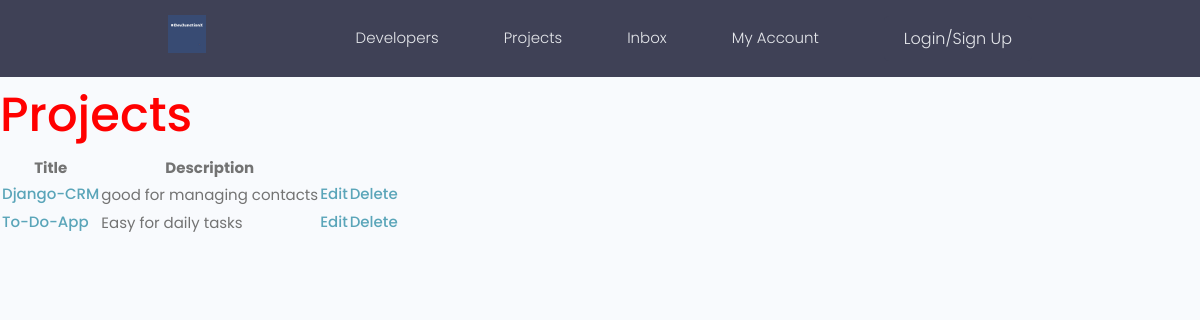
The app's page /, older data.
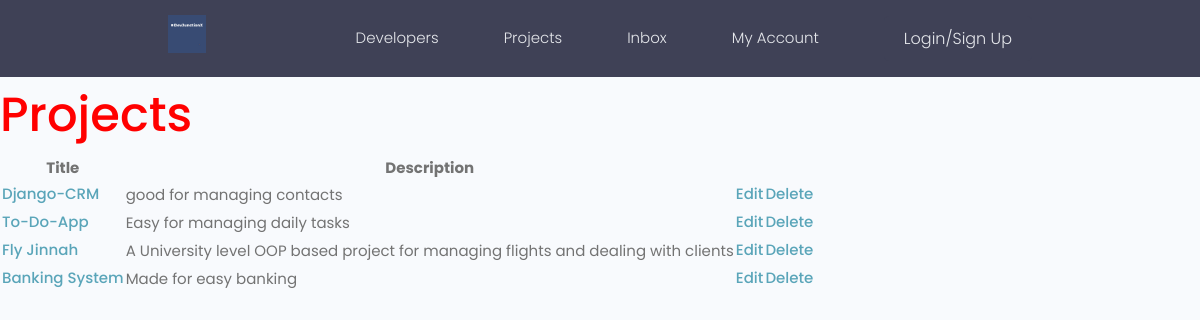
The same page, newer data.
### projects/models.py (models this page shows, shortened)
class Project(models.Model):
    title = models.CharField(max_length=100)
    description = models.TextField(null=True, blank=True)
    featured_image = models.ImageField(null=True, blank=True, default= 'default.jpg')
    demo_link = models.CharField(max_length=1000, null=True, blank=True)
    source_code = models.CharField(max_length=1000, null=True, blank=True)
    vote_total = models.IntegerField(default=0)
    vote_ratio = models.IntegerField(default=0)
    tags = models.ManyToManyField('Tag', null=True, blank=True)  # Stringfy the model if it is defined below
    created = models.DateTimeField(auto_now_add=True)
    id = models.UUIDField(default=uuid.uuid4, unique=True, primary_key=True, editable=False)

### projects/views.py (the view)
# urls.py: path('', include('projects.urls'))
def projects(request):
    projects = Project.objects.all()         # All projects
    context = {'projects' : projects}
    return render( request, 'projects/projects.html', context)

### projects/templates/projects/projects.html
{% extends "main.html" %}
{% block content %}
<h1> Projects</h1>
<table>
<thead>
    <tr>
        <th>Title</th>
        <th>Description</th>
        <th></th>
    </tr>
</thead>
<tbody>
    {% for project in projects %}
    <tr>
        <td><a href="{% url 'project' project.id %}">{{ project.title }} {% if project.topRated %} <strong>Top Rated</strong> {% endif %}</a></td>
        <td>{{ project.description }}</td>
        <td><a href="{% url 'update-Project' project.id %}">Edit</a></td>
        <td><a href="{% url 'delete-Project' project.id %}">Delete</a></td>
    </tr>
    {% endfor %}
</tbody>
</table>
{% endblock content%}

### templates/main.html (shortened to what this page needs)
<!DOCTYPE html>
{% load static %}
<html lang="en">
<head>
    <link rel="stylesheet" type="text/css" media="screen" href='{% static "styles/main.css" %}'>
    <link rel="stylesheet" href="{% static 'styles/app.css' %}" />
    <link rel="stylesheet" href="https://cdn.iconmonstr.com/1.3.0/css/iconmonstr-iconic-font.min.css" />
  <link rel="stylesheet" href= "{% static 'uikit/styles/uikit.css' %}" />
</head>
<body>
    {% include 'projects/navbar.html' %}
    {% block content %}
    {% endblock %}
</body>
</html>

### projects/templates/projects/navbar.html (shortened to what this page needs)
<header class="header">
    <div class="container container--narrow">
      <a href="/" class="header__logo">
        <img src="images/logo.jpg" alt="DevJunctionX" />
      </a>
      <nav class="header__nav">
        <ul class="header__menu">
          <li class="header__menuItem"><a href="index.html">Developers</a></li>
          <li class="header__menuItem"><a href="projects.html">Projects</a></li>
          <li class="header__menuItem"><a href="inbox.html">Inbox</a></li>
          <li class="header__menuItem"><a href="account.html">My Account</a></li>
          <li class="header__menuItem"><a href="login.html" class="btn btn--sub">Login/Sign Up</a></li>
        </ul>
      </nav>
    </div>
  </header>

### static/styles/main.css (style rules this page uses)
body { background-color: white; }
h1 { color: red; }

### static/styles/app.css (style rules this page uses)
:root { --color-sub: #2d2d39; }
.btn--sub { background-color: var(--color-sub-light); }
img { width: 100%; }
.header { position: sticky; z-index: 111; background-color: var(--color-sub); padding: 1.5rem 0; }
.header > .container { display: flex; justify-content: space-between; align-items: center; }
.header__logo > img { height: 3.8rem; }
.header__nav > ul { display: inline-flex; align-items: center; list-style: none; gap: 6.5rem; }
.header__menuItem > a { color: var(--color-light); font-weight: 300; }

### static/uikit/styles/modules/_variables.css (style rules this page uses)
:root { --color-main: #5aa5b9; --color-main-light: #e6faff; --color-sub: #3f4156; --color-sub-light: #51546e; --color-sub-lighter: #ededfd; --color-text: #737373; --color-gray: #8b8b8b; --color-light: #e5e7eb; --color-light-gray: #767676; --color-bg: #f8fafd; --color-white: #fffefd; --color-white-light: #f3f3f3; --color-success: #359e64; --color-success-bg: #def8e8; --color-error: #fc4b0b; --color-error-bg: #fff2ee; --font-base: 'Poppins', arial, helvetica, 'Segoe UI', roboto, ubuntu, sans-serif; --font-monospace: 'Fira Code', 'Courier New', courier, monospace; --font-regular: 300; --font-medium: 500; --font-bold: 700; --generic-shadow: 1px 1px 5px #00000010; --generic-transition: all 0.3s ease-in-out; }

### static/uikit/styles/modules/_base.css (style rules this page uses)
* { margin: 0; padding: 0; box-sizing: border-box; text-rendering: optimizeLegibility; color: inherit; font-size: inherit; }
html { font-size: 50%; }
@media only screen and (min-width: 480px) { html { font-size: 56.25%; } }
@media only screen and (min-width: 1200px) { html { font-size: 62.5%; } }
body { line-height: 1.6; font-weight: 400; font-size: 1.5rem; color: var(--color-text); background-color: var(--color-bg); min-height: 100vh; }

### static/uikit/styles/modules/_typography.css (style rules this page uses)
* { font-family: var(--font-base); }
h1 { font-size: 4.8rem; font-weight: var(--font-medium); }
a { padding-bottom: 2px; text-decoration: none; display: inline-block; color: var(--color-main); font-weight: var(--font-medium); }

### static/uikit/styles/modules/_utilities.css (style rules this page uses)
.container { width: 92%; max-width: 165rem; margin: 0 auto; box-sizing: border-box; }
.container--narrow { width: 92%; max-width: 120rem; }
@media screen and (min-width: 1000px) { .container { width: 90%; } }
@media screen and (min-width: 1000px) { .container--narrow { width: 85%; } }
@media screen and (min-width: 1200px) { .container { width: 80%; } }
@media screen and (min-width: 1200px) { .container--narrow { width: 72%; } }

### static/uikit/styles/modules/_button.css (style rules this page uses)
.btn { display: inline-block; position: relative; cursor: pointer; background-color: var(--color-light); font-weight: var(--font-medium); color: var(--color-sub); text-decoration: none; padding: 1rem 2rem; border-radius: 0.5rem; border: none; width: -webkit-fit-content; width: -moz-fit-content; width: fit-content; height: -webkit-fit-content; height: -moz-fit-content; height: fit-content; font-size: 1.6rem; outline-width: 0; outline-color: transparent; -webkit-backface-visibility: hidden; backface-visibility: hidden; transition: all 0.3s ease-in-out; }
.btn--sub { background-color: var(--color-sub); color: var(--color-white); }

Row changes from the older to the newer data that the page shows:
changed Project "To-Do-App": description "Easy for daily tasks" → "Easy for managing daily tasks"
added Project: title "Fly Jinnah", description "A University level OOP based project for managing flights and dealing with clients"
added Project: title "Banking System", description "Made for easy banking"
